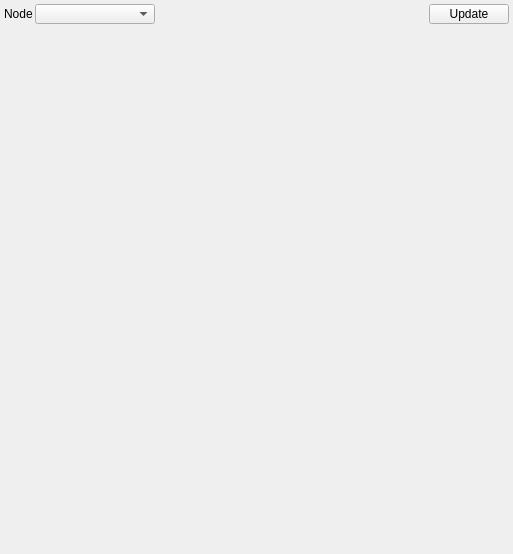
<?xml version="1.0" encoding="UTF-8"?>
<ui version="4.0">
 <class>geomViewWidget</class>
 <widget class="QWidget" name="geomViewWidget">
  <property name="geometry">
   <rect>
    <x>0</x>
    <y>0</y>
    <width>513</width>
    <height>554</height>
   </rect>
  </property>
  <property name="windowTitle">
   <string>Form</string>
  </property>
  <layout class="QVBoxLayout" name="verticalLayout" stretch="0,1">
   <property name="spacing">
    <number>2</number>
   </property>
   <property name="margin">
    <number>4</number>
   </property>
   <item>
    <layout class="QHBoxLayout" name="horizontalLayout">
     <property name="leftMargin">
      <number>0</number>
     </property>
     <property name="rightMargin">
      <number>0</number>
     </property>
     <item>
      <widget class="QLabel" name="label">
       <property name="text">
        <string>Node</string>
       </property>
      </widget>
     </item>
     <item>
      <widget class="QComboBox" name="selector">
       <property name="minimumSize">
        <size>
         <width>120</width>
         <height>20</height>
        </size>
       </property>
       <property name="maximumSize">
        <size>
         <width>16777215</width>
         <height>20</height>
        </size>
       </property>
       <property name="frame">
        <bool>true</bool>
       </property>
      </widget>
     </item>
     <item>
      <spacer name="horizontalSpacer">
       <property name="orientation">
        <enum>Qt::Horizontal</enum>
       </property>
       <property name="sizeHint" stdset="0">
        <size>
         <width>68</width>
         <height>20</height>
        </size>
       </property>
      </spacer>
     </item>
     <item>
      <widget class="QPushButton" name="btn_render">
       <property name="maximumSize">
        <size>
         <width>16777215</width>
         <height>20</height>
        </size>
       </property>
       <property name="text">
        <string>Update</string>
       </property>
      </widget>
     </item>
    </layout>
   </item>
   <item>
    <widget class="GeomView" name="geomView" native="true"/>
   </item>
  </layout>
 </widget>
 <customwidgets>
  <customwidget>
   <class>GeomView</class>
   <extends>QWidget</extends>
   <header>gfx/geomView</header>
   <container>1</container>
  </customwidget>
 </customwidgets>
 <resources/>
 <connections>
  <connection>
   <sender>btn_render</sender>
   <signal>clicked()</signal>
   <receiver>geomViewWidget</receiver>
   <slot>updateViewer()</slot>
   <hints>
    <hint type="sourcelabel">
     <x>264</x>
     <y>23</y>
    </hint>
    <hint type="destinationlabel">
     <x>233</x>
     <y>249</y>
    </hint>
   </hints>
  </connection>
 </connections>
 <slots>
  <slot>updateViewer()</slot>
 </slots>
</ui>
